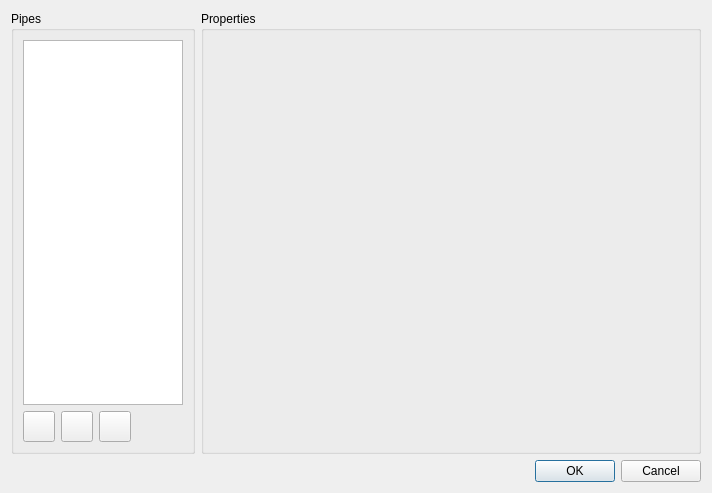
<?xml version="1.0" encoding="UTF-8"?>
<ui version="4.0">
 <class>SVDBPipeEditDialog</class>
 <widget class="QDialog" name="SVDBPipeEditDialog">
  <property name="geometry">
   <rect>
    <x>0</x>
    <y>0</y>
    <width>712</width>
    <height>493</height>
   </rect>
  </property>
  <property name="windowTitle">
   <string>Dialog</string>
  </property>
  <layout class="QVBoxLayout" name="verticalLayout">
   <item>
    <layout class="QHBoxLayout" name="horizontalLayout">
     <item>
      <widget class="QGroupBox" name="groupBox">
       <property name="title">
        <string>Pipes</string>
       </property>
       <layout class="QGridLayout" name="gridLayout_5">
        <item row="1" column="2">
         <widget class="QToolButton" name="toolButtonRemove">
          <property name="icon">
           <iconset resource="../resources/SIM-VICUS.qrc">
            <normaloff>:/gfx/actions/24x24/minus.png</normaloff>:/gfx/actions/24x24/minus.png</iconset>
          </property>
          <property name="iconSize">
           <size>
            <width>24</width>
            <height>24</height>
           </size>
          </property>
         </widget>
        </item>
        <item row="0" column="0" colspan="4">
         <widget class="QTableView" name="tableView">
          <property name="alternatingRowColors">
           <bool>true</bool>
          </property>
          <property name="selectionMode">
           <enum>QAbstractItemView::SingleSelection</enum>
          </property>
          <property name="selectionBehavior">
           <enum>QAbstractItemView::SelectRows</enum>
          </property>
          <property name="sortingEnabled">
           <bool>true</bool>
          </property>
          <attribute name="horizontalHeaderVisible">
           <bool>false</bool>
          </attribute>
         </widget>
        </item>
        <item row="1" column="3">
         <spacer name="horizontalSpacer">
          <property name="orientation">
           <enum>Qt::Horizontal</enum>
          </property>
          <property name="sizeHint" stdset="0">
           <size>
            <width>1156</width>
            <height>20</height>
           </size>
          </property>
         </spacer>
        </item>
        <item row="1" column="1">
         <widget class="QToolButton" name="toolButtonCopy">
          <property name="icon">
           <iconset resource="../resources/SIM-VICUS.qrc">
            <normaloff>:/gfx/actions/24x24/editcopy.png</normaloff>:/gfx/actions/24x24/editcopy.png</iconset>
          </property>
          <property name="iconSize">
           <size>
            <width>24</width>
            <height>24</height>
           </size>
          </property>
         </widget>
        </item>
        <item row="1" column="0">
         <widget class="QToolButton" name="toolButtonAdd">
          <property name="icon">
           <iconset resource="../resources/SIM-VICUS.qrc">
            <normaloff>:/gfx/actions/24x24/plus.png</normaloff>:/gfx/actions/24x24/plus.png</iconset>
          </property>
          <property name="iconSize">
           <size>
            <width>24</width>
            <height>24</height>
           </size>
          </property>
         </widget>
        </item>
       </layout>
      </widget>
     </item>
     <item>
      <widget class="QGroupBox" name="groupBox_2">
       <property name="minimumSize">
        <size>
         <width>500</width>
         <height>0</height>
        </size>
       </property>
       <property name="title">
        <string>Properties</string>
       </property>
       <layout class="QGridLayout" name="gridLayout_6">
        <item row="0" column="0">
         <widget class="SVDBBoundaryConditionEditWidget" name="editWidget" native="true">
          <property name="minimumSize">
           <size>
            <width>0</width>
            <height>0</height>
           </size>
          </property>
          <property name="baseSize">
           <size>
            <width>0</width>
            <height>0</height>
           </size>
          </property>
         </widget>
        </item>
       </layout>
      </widget>
     </item>
    </layout>
   </item>
   <item>
    <widget class="QDialogButtonBox" name="buttonBox">
     <property name="orientation">
      <enum>Qt::Horizontal</enum>
     </property>
     <property name="standardButtons">
      <set>QDialogButtonBox::Cancel|QDialogButtonBox::Ok</set>
     </property>
    </widget>
   </item>
  </layout>
 </widget>
 <customwidgets>
  <customwidget>
   <class>SVDBBoundaryConditionEditWidget</class>
   <extends>QWidget</extends>
   <header>SVDBBoundaryConditionEditWidget.h</header>
   <container>1</container>
  </customwidget>
 </customwidgets>
 <resources>
  <include location="../resources/SIM-VICUS.qrc"/>
 </resources>
 <connections>
  <connection>
   <sender>buttonBox</sender>
   <signal>accepted()</signal>
   <receiver>SVDBPipeEditDialog</receiver>
   <slot>accept()</slot>
   <hints>
    <hint type="sourcelabel">
     <x>248</x>
     <y>254</y>
    </hint>
    <hint type="destinationlabel">
     <x>157</x>
     <y>274</y>
    </hint>
   </hints>
  </connection>
  <connection>
   <sender>buttonBox</sender>
   <signal>rejected()</signal>
   <receiver>SVDBPipeEditDialog</receiver>
   <slot>reject()</slot>
   <hints>
    <hint type="sourcelabel">
     <x>316</x>
     <y>260</y>
    </hint>
    <hint type="destinationlabel">
     <x>286</x>
     <y>274</y>
    </hint>
   </hints>
  </connection>
 </connections>
</ui>
